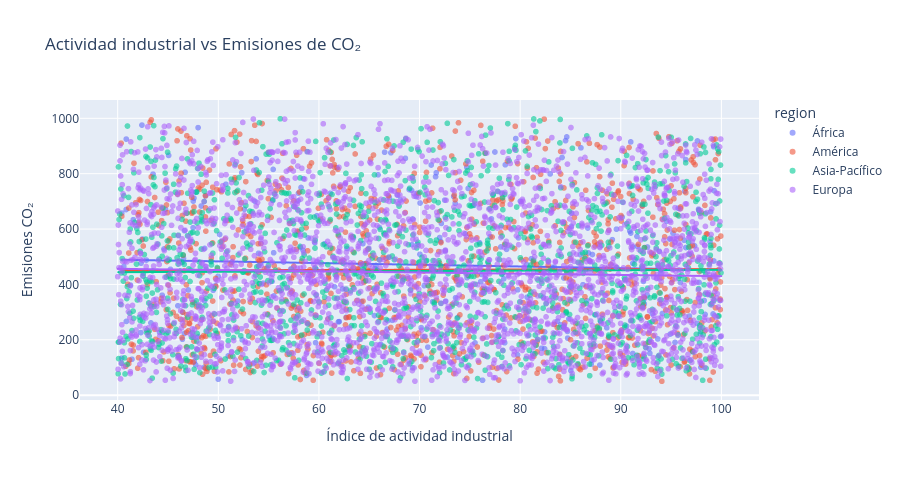

Here is the notebook cell this chart was saved with:
### Code cell
fig = px.scatter(
    df.sample(5000, random_state=42),
    x="industrial_activity_index", y="co2_emission",
    color="region", opacity=0.6, trendline="ols",
    title="Actividad industrial vs Emisiones de CO₂",
    labels={"industrial_activity_index": "Índice de actividad industrial",
            "co2_emission": "Emisiones CO₂"},
    height=480
)
fig.show()

### Figure 1 — Plotly figure (JSON) as saved in the notebook; plotly's stock layout.template omitted (floating-point values rounded to 4 significant figures; data arrays with more than 128 entries replaced by an {"elided": "..."} marker saying what was removed)
{"data": [{"hovertemplate": "region=África<br>Índice de actividad industrial=%{x}<br>Emisiones CO₂=%{y}<extra></extra>", "legendgroup": "África", "marker": {"color": "#636efa", "opacity": 0.6, "symbol": "circle"}, "mode": "markers", "name": "África", "showlegend": true, "type": "scattergl", "x": {"elided": "294 float values"}, "xaxis": "x", "y": {"elided": "294 float values"}, "yaxis": "y"}, {"hovertemplate": "<b>OLS trendline</b><br>co2_emission = -0.613634 * industrial_activity_index + 513.962<br>R<sup>2</sup>=0.002354<br><br>region=África<br>Índice de actividad industrial=%{x}<br>Emisiones CO₂=%{y} <b>(trend)</b><extra></extra>", "legendgroup": "África", "marker": {"color": "#636efa", "symbol": "circle"}, "mode": "lines", "name": "África", "showlegend": false, "type": "scattergl", "x": {"elided": "294 float values"}, "xaxis": "x", "y": {"elided": "294 float values"}, "yaxis": "y"}, {"hovertemplate": "region=América<br>Índice de actividad industrial=%{x}<br>Emisiones CO₂=%{y}<extra></extra>", "legendgroup": "América", "marker": {"color": "#EF553B", "opacity": 0.6, "symbol": "circle"}, "mode": "markers", "name": "América", "showlegend": true, "type": "scattergl", "x": {"elided": "999 float values"}, "xaxis": "x", "y": {"elided": "999 float values"}, "yaxis": "y"}, {"hovertemplate": "<b>OLS trendline</b><br>co2_emission = 0.0795772 * industrial_activity_index + 447.475<br>R<sup>2</sup>=0.000031<br><br>region=América<br>Índice de actividad industrial=%{x}<br>Emisiones CO₂=%{y} <b>(trend)</b><extra></extra>", "legendgroup": "América", "marker": {"color": "#EF553B", "symbol": "circle"}, "mode": "lines", "name": "América", "showlegend": false, "type": "scattergl", "x": {"elided": "999 float values"}, "xaxis": "x", "y": {"elided": "999 float values"}, "yaxis": "y"}, {"hovertemplate": "region=Asia-Pacífico<br>Índice de actividad industrial=%{x}<br>Emisiones CO₂=%{y}<extra></extra>", "legendgroup": "Asia-Pacífico", "marker": {"color": "#00cc96", "opacity": 0.6, "symbol": "circle"}, "mode": "markers", "name": "Asia-Pacífico", "showlegend": true, "type": "scattergl", "x": {"elided": "1230 float values"}, "xaxis": "x", "y": {"elided": "1230 float values"}, "yaxis": "y"}, {"hovertemplate": "<b>OLS trendline</b><br>co2_emission = 0.141267 * industrial_activity_index + 438.619<br>R<sup>2</sup>=0.000114<br><br>region=Asia-Pacífico<br>Índice de actividad industrial=%{x}<br>Emisiones CO₂=%{y} <b>(trend)</b><extra></extra>", "legendgroup": "Asia-Pacífico", "marker": {"color": "#00cc96", "symbol": "circle"}, "mode": "lines", "name": "Asia-Pacífico", "showlegend": false, "type": "scattergl", "x": {"elided": "1230 float values"}, "xaxis": "x", "y": {"elided": "1230 float values"}, "yaxis": "y"}, {"hovertemplate": "region=Europa<br>Índice de actividad industrial=%{x}<br>Emisiones CO₂=%{y}<extra></extra>", "legendgroup": "Europa", "marker": {"color": "#ab63fa", "opacity": 0.6, "symbol": "circle"}, "mode": "markers", "name": "Europa", "showlegend": true, "type": "scattergl", "x": {"elided": "2477 float values"}, "xaxis": "x", "y": {"elided": "2477 float values"}, "yaxis": "y"}, {"hovertemplate": "<b>OLS trendline</b><br>co2_emission = -0.443654 * industrial_activity_index + 474.185<br>R<sup>2</sup>=0.001086<br><br>region=Europa<br>Índice de actividad industrial=%{x}<br>Emisiones CO₂=%{y} <b>(trend)</b><extra></extra>", "legendgroup": "Europa", "marker": {"color": "#ab63fa", "symbol": "circle"}, "mode": "lines", "name": "Europa", "showlegend": false, "type": "scattergl", "x": {"elided": "2477 float values"}, "xaxis": "x", "y": {"elided": "2477 float values"}, "yaxis": "y"}], "layout": {"height": 480, "legend": {"title": {"text": "region"}, "tracegroupgap": 0}, "title": {"text": "Actividad industrial vs Emisiones de CO₂"}, "xaxis": {"anchor": "y", "domain": [0, 1], "title": {"text": "Índice de actividad industrial"}}, "yaxis": {"anchor": "x", "domain": [0, 1], "title": {"text": "Emisiones CO₂"}}}}
